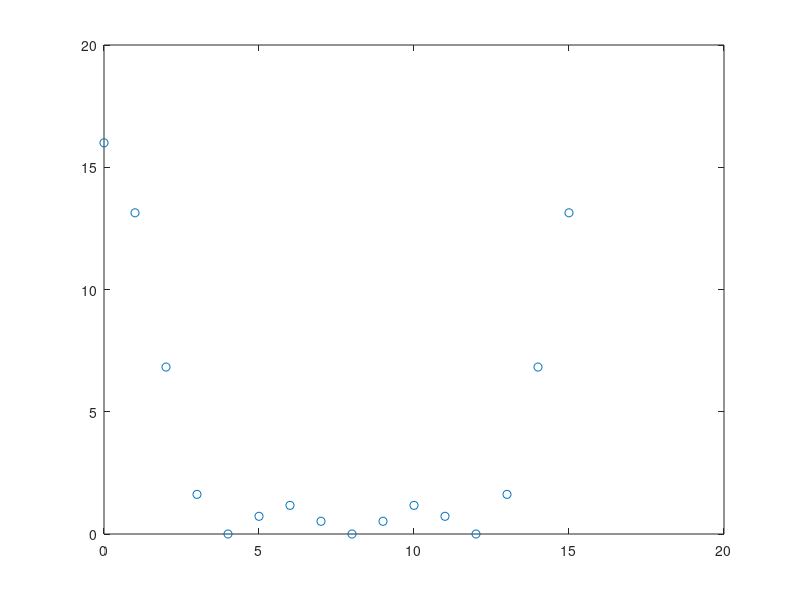

MATLAB code for this plot:
% ex3_8.m  to show how the behavior of the dft, of base N, 
% of a fixed, finite (M) length sequence, as N>M increases. 
%
M=4;
mr=(1:M);
m=mr-1;
N=16;
nr=1:N;
n=nr-1;
h=[ones(1,M),zeros(1,N-M)];
%
H=fft(h,N);
Hmag=H.*conj(H);
plot(n,Hmag,'o')
